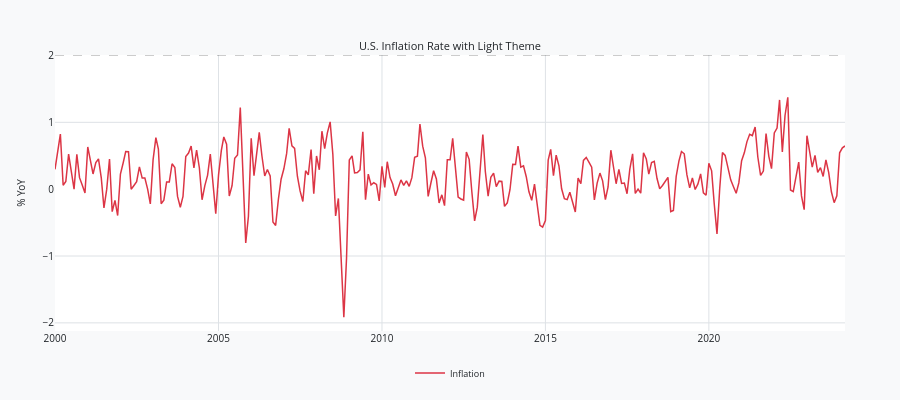

The notebook cell saved with this chart:
### Markdown cell above
## 5. Custom Color Theme

You can customize the color scheme for different visual styles. Here's a light theme example.

### Code cell
# Custom light theme with real inflation data
light_colors = {
    'background': '#ffffff',
    'paper': '#f8f9fa',
    'grid': '#dee2e6',
    'text': '#212529',
    'spike': 'rgba(0, 0, 0, 0.3)',
    'crosshair': 'rgba(0, 0, 0, 0.3)',
    'zero_line': 'rgba(0, 0, 0, 0.2)',
}

chart = EconChart(
    Data(x=inf_dates, y=inf_values, name='Inflation', color='#dc3545'),
    title='U.S. Inflation Rate with Light Theme',
    y_label='% YoY',
    horizontal_line=2.0,  # Fed target
)
# Pass board options directly to show()
chart.show(height=400, colors=light_colors, show_recessions=False)

### Figure 1 — Plotly figure (JSON) as saved in the notebook; plotly's stock layout.template omitted (floating-point values rounded to 4 significant figures; data arrays with more than 128 entries replaced by an {"elided": "..."} marker saying what was removed)
{"data": [{"line": {"color": "#dc3545", "width": 1.5}, "name": "Inflation", "showlegend": true, "type": "scatter", "visible": true, "x": {"elided": "291 str values"}, "xaxis": "x", "y": {"elided": "291 float values"}, "yaxis": "y"}], "layout": {"annotations": [{"font": {"color": "#212529", "size": 11}, "showarrow": false, "text": "U.S. Inflation Rate with Light Theme", "x": 0.5, "xanchor": "center", "xref": "paper", "y": 1, "yanchor": "bottom", "yref": "paper"}], "font": {"color": "#212529", "size": 10}, "height": 400, "hoverlabel": {"bgcolor": "#f8f9fa", "font": {"color": "#212529", "size": 11}}, "hovermode": "x unified", "legend": {"bgcolor": "rgba(0,0,0,0)", "font": {"color": "#212529", "size": 9}, "orientation": "h", "x": 0.5, "xanchor": "center", "y": -0.1, "yanchor": "top"}, "margin": {"b": 35, "l": 55, "r": 55, "t": 55}, "paper_bgcolor": "#f8f9fa", "plot_bgcolor": "#ffffff", "shapes": [{"line": {"color": "rgba(0, 0, 0, 0.2)", "dash": "dash", "width": 1}, "type": "line", "x0": 0, "x1": 1, "xref": "x domain", "y0": 2, "y1": 2, "yref": "y"}], "xaxis": {"anchor": "y", "domain": [0, 1], "gridcolor": "#dee2e6", "range": ["2000-01-01T00:00:00", "2024-03-01T00:00:00"], "showspikes": true, "spikecolor": "rgba(255, 255, 255, 0.5)", "spikedash": "dot", "spikemode": "across", "spikesnap": "cursor", "spikethickness": 1}, "yaxis": {"anchor": "x", "domain": [0, 1], "gridcolor": "#dee2e6", "title": {"font": {"color": "#212529", "size": 10}, "text": "% YoY"}, "type": "linear"}}}
